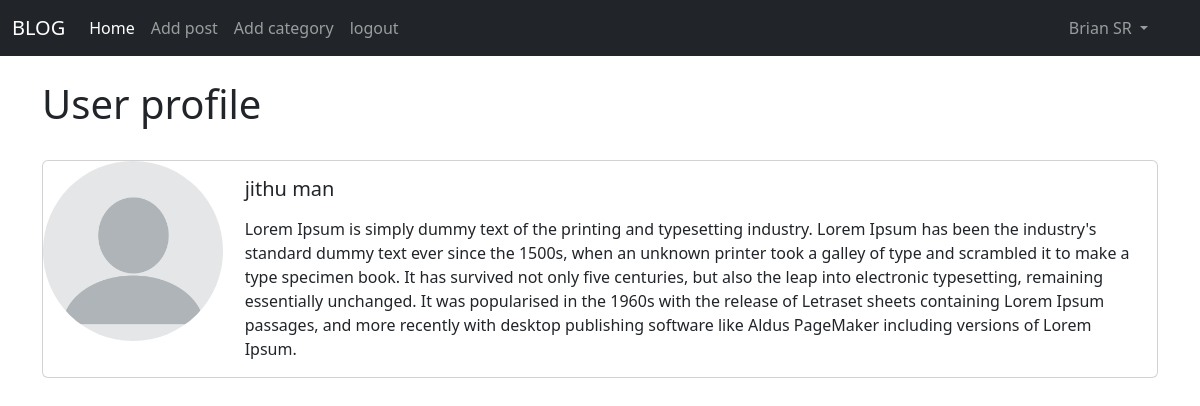
Screenshot of /members/5/profile/ (signed in) with the database file from the repository.
### blogapp/models.py (models this page shows, shortened)
class Profile(models.Model):
    user = models.OneToOneField(User, null=True, on_delete=models.CASCADE)
    bio = models.TextField(null=True)
    profile_pic = models.ImageField(null=True,blank=True,upload_to="images/profile/")
    title = models.CharField(max_length=200,null=True,blank=True)
    website_url = models.CharField(max_length=200,null=True,blank=True)
    facebook_url = models.CharField(max_length=200,null=True,blank=True)
    twitter_url = models.CharField(max_length=200,null=True,blank=True)
    instagram_url = models.CharField(max_length=200,null=True,blank=True)
    pinterest_url = models.CharField(max_length=200,null=True,blank=True)

### members/views.py (the view)
# urls.py: path('<int:pk>/profile/', ShowProfilePageView.as_view(), name='show_profile_page'),
class ShowProfilePageView(DetailView):
    model = Profile
    template_name = 'registration/user_profile.html'
    def get_context_data(self,*args,**kwargs):
        context = super(ShowProfilePageView, self).get_context_data(*args, **kwargs)
        page_user = get_object_or_404(Profile,id=self.kwargs['pk'])
        context["page_user"] = page_user
        return context

### members/templates/registration/user_profile.html (shortened to what this page needs)
  {% extends 'base.html' %}
   {% load static %}
  {% block content %}
<h1>User profile</h1>
  <br/>
  <div class="card mb-3" >
  <div class="row g-0">
    <div class="col-md-2">
      {% if  page_user.profile_pic %}
      <img src="{{ page_user.profile_pic.url  }}" width=180 height=180 class="img-fluid rounded-circle" alt="...">
     {% else %}
        <img src="{% static 'theblog/images/blank-profile-picture-g0163c29a8_1280.png' %}" width=180 height=180 class="img-fluid rounded-circle" alt="...">
    {% endif %}
    </div>
     <div class="col-md-10">
      <div class="card-body">
        <h5 class="card-title">
            {{ page_user.user.first_name }}
            {{ page_user.user.last_name }}</h5>
        <p class="card-text"> {{ page_user.bio }}</p>
      </div>
    </div>
  </div>
</div>
  {% endblock %}

### blogapp/templates/base.html (shortened to what this page needs)
<!doctype html>
<html lang="en">
  <head>
    <link href="https://cdn.jsdelivr.net/npm/bootstrap@5.3.0-alpha3/dist/css/bootstrap.min.css" rel="stylesheet">
  </head>
  <body>
  <nav class="navbar navbar-expand-lg navbar-dark bg-dark">
  <div class="container-fluid">
    <a class="navbar-brand" href="{% url 'home' %}">BLOG</a>
    <div class="collapse navbar-collapse" id="navbarSupportedContent">
      <ul class="navbar-nav me-auto mb-2 mb-lg-0">
          <li class="nav-item">
          <a class="nav-link active" aria-current="page" href="{% url 'home' %}">Home</a>
        </li>
        {% if user.is_authenticated %}
         <li class="nav-item">
          <a class="nav-link" href="{% url 'add_post' %}">Add post</a>
        </li>
         <li class="nav-item">
          <a class="nav-link" href="{% url 'add_category' %}">Add category</a>
        </li>
         <li class="nav-item">
          <a class="nav-link" href="{% url 'logout' %}">logout</a>
        </li>
        {% else %}
          <li class="nav-item">
          <a class="nav-link" href="{% url 'register' %}">register</a>
        </li>
        <li class="nav-item">
          <a class="nav-link" href="{% url 'login' %}">login</a>
        {% endif %}
      </ul>
         {% if user.is_authenticated %}
        <ul class="navbar-nav ml-auto mb-2 mb-lg-0">
              <li class="nav-item dropdown">
          <a class="nav-link dropdown-toggle" href="#" role="button" data-bs-toggle="dropdown" aria-expanded="false">
            {{ user.first_name }}
              {{ user.last_name }}
          </a>
        </li>
          </ul>
            <ul/>
            {% endif %}
    </div>
  </div>
</nav>
  <br/>
    <div class="container">
  {% block content %}
   {% endblock %}
  </div>
  </body>
</html>

### rows the page displays
Profile: user.first_name "jithu", user.last_name "man", bio "Lorem Ipsum is simply dummy text of the printing and typesetting industry. Lorem Ipsum has been the industry's standard dummy text ever since the 1500s, when an unknown printer took a galley of type and scrambled it to make a type specimen book. It has survived not only five centuries, but also the leap into electronic typesetting, remaining essentially unchanged. It was popularised in the 1960s with the release of Letraset sheets containing Lorem Ipsum passages, and more recently with desktop publishing software like Aldus PageMaker including versions of Lorem Ipsum."

### other values shown
{{ user.first_name }} "Brian"
{{ user.last_name }} "SR"
